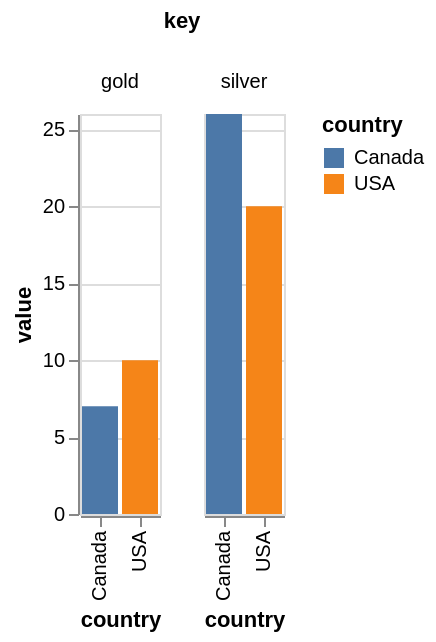

The specification (Vega-Lite) saved for this image:
### Vega specification from a JSON file in a GitHub repository (floating-point values rounded to 4 significant figures)
{"$schema": "https://vega.github.io/schema/vega/v5.json", "background": "white", "padding": 5, "data": [{"name": "source_0", "values": [{"country": "USA", "gold": 10, "silver": 20}, {"country": "Canada", "gold": 7, "silver": 26}]}, {"name": "data_0", "source": "source_0", "transform": [{"type": "fold", "fields": ["gold", "silver"], "as": ["key", "value"]}, {"type": "stack", "groupby": ["country", "key"], "field": "value", "sort": {"field": [], "order": []}, "as": ["value_start", "value_end"], "offset": "zero"}, {"type": "filter", "expr": "isValid(datum[\"value\"]) && isFinite(+datum[\"value\"])"}]}, {"name": "column_domain", "source": "data_0", "transform": [{"type": "aggregate", "groupby": ["key"]}]}], "signals": [{"name": "x_step", "value": 20}, {"name": "child_width", "update": "bandspace(domain('x').length, 0.1, 0.05) * x_step"}, {"name": "child_height", "value": 200}], "layout": {"padding": 20, "offset": {"columnTitle": 10}, "columns": {"signal": "length(data('column_domain'))"}, "bounds": "full", "align": "all"}, "marks": [{"name": "column-title", "type": "group", "role": "column-title", "title": {"text": "key", "style": "guide-title", "offset": 10}}, {"name": "row_header", "type": "group", "role": "row-header", "encode": {"update": {"height": {"signal": "child_height"}}}, "axes": [{"scale": "y", "orient": "left", "grid": false, "title": "value", "labelOverlap": true, "tickCount": {"signal": "ceil(child_height/40)"}, "zindex": 0}]}, {"name": "column_header", "type": "group", "role": "column-header", "from": {"data": "column_domain"}, "sort": {"field": "datum[\"key\"]", "order": "ascending"}, "title": {"text": {"signal": "isValid(parent[\"key\"]) ? parent[\"key\"] : \"\"+parent[\"key\"]"}, "style": "guide-label", "frame": "group", "offset": 10}, "encode": {"update": {"width": {"signal": "child_width"}}}}, {"name": "column_footer", "type": "group", "role": "column-footer", "from": {"data": "column_domain"}, "sort": {"field": "datum[\"key\"]", "order": "ascending"}, "encode": {"update": {"width": {"signal": "child_width"}}}, "axes": [{"scale": "x", "orient": "bottom", "grid": false, "title": "country", "labelAlign": "right", "labelAngle": 270, "labelBaseline": "middle", "zindex": 0}]}, {"name": "cell", "type": "group", "style": "cell", "from": {"facet": {"name": "facet", "data": "data_0", "groupby": ["key"]}}, "sort": {"field": ["datum[\"key\"]"], "order": ["ascending"]}, "encode": {"update": {"width": {"signal": "child_width"}, "height": {"signal": "child_height"}}}, "marks": [{"name": "child_marks", "type": "rect", "style": ["bar"], "from": {"data": "facet"}, "encode": {"update": {"fill": {"scale": "color", "field": "country"}, "ariaRoleDescription": {"value": "bar"}, "description": {"signal": "\"country: \" + (isValid(datum[\"country\"]) ? datum[\"country\"] : \"\"+datum[\"country\"]) + \"; value: \" + (format(datum[\"value\"], \"\"))"}, "x": {"scale": "x", "field": "country"}, "width": {"scale": "x", "band": 1}, "y": {"scale": "y", "field": "value_end"}, "y2": {"scale": "y", "field": "value_start"}}}}], "axes": [{"scale": "y", "orient": "left", "gridScale": "x", "grid": true, "tickCount": {"signal": "ceil(child_height/40)"}, "domain": false, "labels": false, "aria": false, "maxExtent": 0, "minExtent": 0, "ticks": false, "zindex": 0}]}], "scales": [{"name": "x", "type": "band", "domain": {"data": "data_0", "field": "country", "sort": true}, "range": {"step": {"signal": "x_step"}}, "paddingInner": 0.1, "paddingOuter": 0.05}, {"name": "y", "type": "linear", "domain": {"data": "data_0", "fields": ["value_start", "value_end"]}, "range": [{"signal": "child_height"}, 0], "nice": true, "zero": true}, {"name": "color", "type": "ordinal", "domain": {"data": "data_0", "field": "country", "sort": true}, "range": "category"}], "legends": [{"fill": "color", "symbolType": "square", "title": "country"}]}
